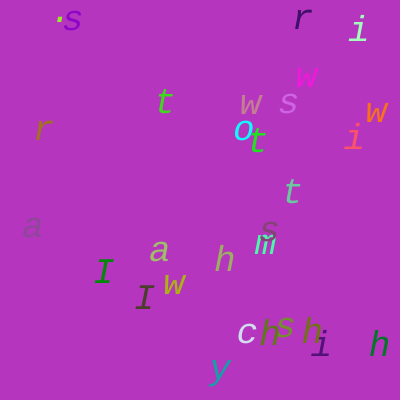
Frame 1 (no input)
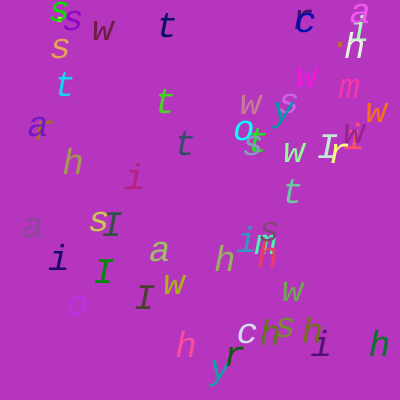
Frame 2 (the mouse pressed at the canvas centre, redrawn once)

The p5.js sketch that drew these frames (run headless with seeded random() and noise() and a simulated clock; the mouse was pressed at the canvas centre and the sketch redrawn once):

// p5.js sketch
// ── sketch.js
let str = "I wish to wash my Irish wristwatch.";

let index = 0;

function setup() {
  createCanvas(400, 400);
  textAlign(CENTER);
  textFont("Courier New", 36);
  textStyle(ITALIC);
  background(random(255), random(255), random(255));
}

function draw() {
  for (index = 0; index <= str.length; index++) {
    let ch = str.charAt(index);
    let x = random(20, width - 20);
    let y = random(20, height - 20);
    fill(random(0, 255), random(0, 255), random(0, 255));
    text(ch, x, y);
  }
  noLoop();
}
